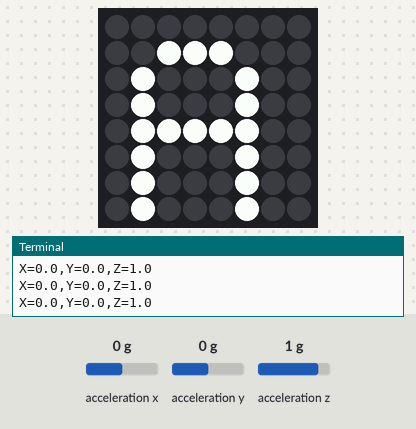
Recording of a program running on a simulated Raspberry Pi (BCM pin numbers) with a Sense HAT. Parts: the Sense HAT's 8×8 RGB LED matrix, the last lines printed to the terminal. Inputs (shaded band) come from the test bench; at power-on: acceleration x 0 g, acceleration y 0 g, acceleration z 1 g.

Above: at 1.2 s.
1.3 s: acceleration x set to -1.4 g
At 2.3 s:
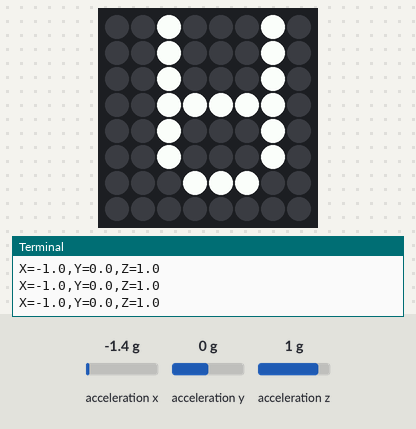
Timing chart, 0 to 4.3 s (numbered marks = the images above; inputs shaded):
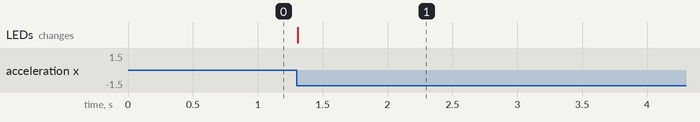

Measured:
- after the input at 1.3 s, the LEDs: change at once (image 1)

The program:

ejercicio_10.py
```python
#!/usr/bin/python

import time
import sys
from sense_hat import SenseHat

sense = SenseHat()
sense.clear()

sense.show_letter("A")
while True:
	try:
		acceleration=sense.get_accelerometer_raw()
		x=acceleration['x']
		y=acceleration['y']
		z=acceleration['z']
		x=round(x,0)
		y=round(y,0)
		z=round(z,0)
		if x == -1:
			sense.set_rotation(180)
		elif y == 1:
			sense.set_rotation(90)
		elif y == -1:
			sense.set_rotation(270)
		else:
			sense.set_rotation(0)

		print("X={0},Y={1},Z={2}".format(x,y,z))
		#time.sleep(1)
	except KeyboardInterrupt:
		sense.clear()
		sys.exit()
```
